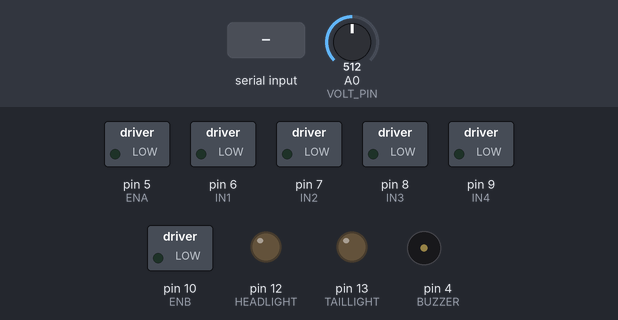
The sketch below on a simulated Arduino Uno, built with avr-gcc and run on an emulated ATmega328P. Parts: switched loads named in the sketch (green lamp = pin HIGH), output pins drawn as LEDs (lit = HIGH), buzzer (waves = sounding, pin HIGH). Inputs (shaded band) come from the test bench; at power-on: A0 (VOLT_PIN) = 512.

Above: at 1.2 s.
1.3 s: "H" received over the second serial link
At 1.8 s:
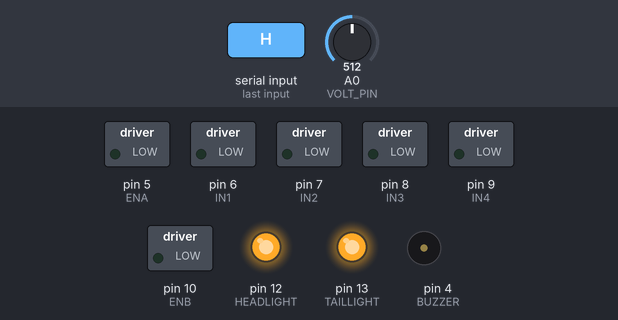
2.8 s: "Z" received over the second serial link
At 2.9 s:
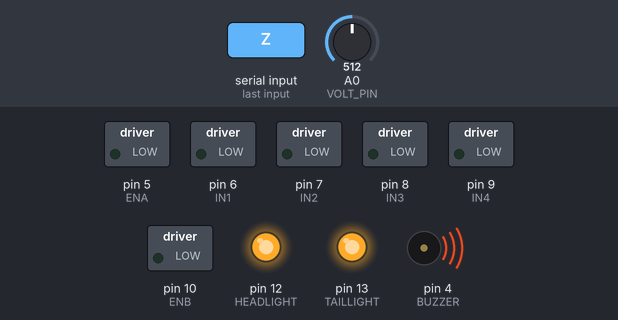
4.5 s: "90,45\n" received over the second serial link
At 5.5 s:
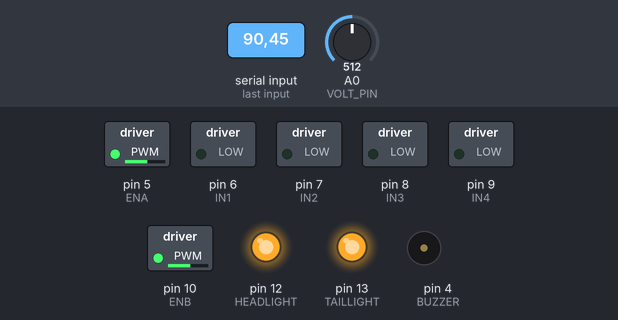
6.0 s: "h" received over the second serial link
At 6.6 s:
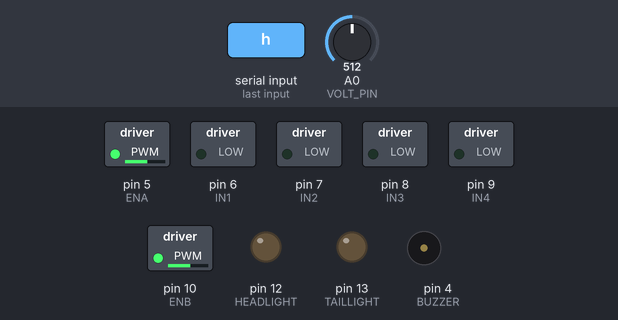
7.5 s: "30,150\n" received over the second serial link
At 7.8 s:
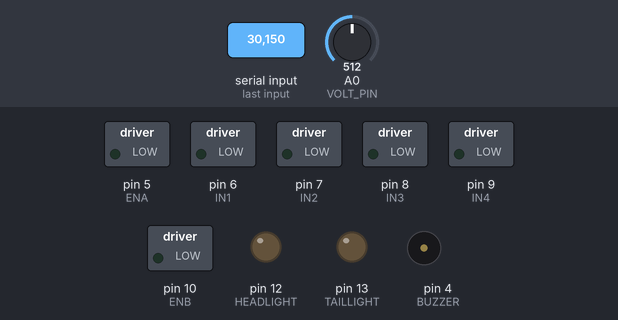
9.0 s: "90\n" received over the second serial link
Timing chart, 0 to 11.5 s (numbered marks = the images above; inputs shaded):
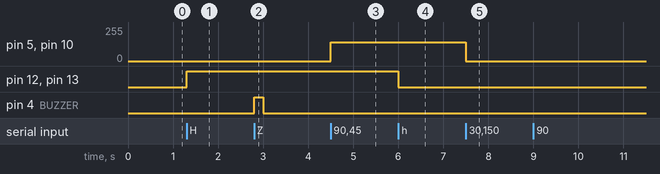

Measured:
- after the input at 1.3 s, pin 12 (HEADLIGHT), pin 13 (TAILLIGHT): LOW → HIGH at once
- after the input at 2.8 s, pin 4 (BUZZER): LOW → HIGH at once, → LOW 0.20 s later
- after the input at 4.5 s, pin 5 (ENA), pin 10 (ENB): 0/255 → 141/255 at once
- after the input at 6.0 s, pin 12 (HEADLIGHT), pin 13 (TAILLIGHT): HIGH → LOW at once
- after the input at 7.5 s, pin 5 (ENA), pin 10 (ENB): 141/255 → 0/255 at once

The sketch:

BT_RC_Car.ino
```cpp
/*
  Bluetooth Controlled RC Car
  --------------------------------------
  Components: Arduino Uno, HC-05, L298N, 4x TT Gear Motor,
              3x 18650 (11.1V), Headlight, Taillight, Buzzer,
              Voltage Sensor

  Bluetooth Commands (send from any BT terminal app):
    F = Forward        B = Backward
    L = Left            R = Right
    S = Stop
    H = Lights ON       h = Lights OFF
    Z = Buzzer horn (200ms)
    0-9 = Speed level (0=stop speed, 9=max speed)

  Wiring:
    HC-05 TX  -> Arduino D2 (SoftwareSerial RX)
    HC-05 RX  <- Arduino D3 (through 1k+2k voltage divider!)
    L298N ENA -> D5   IN1 -> D6   IN2 -> D7
    L298N IN3 -> D8   IN4 -> D9   ENB -> D10
    Headlight -> D12   Taillight -> D13   Buzzer -> D4
    Voltage Sensor OUT -> A0
    All GNDs (Arduino, L298N, HC-05, Battery) must be common.
*/

#include <SoftwareSerial.h>

SoftwareSerial BT(2, 3);  // RX, TX

// L298N pins
const int ENA = 5;
const int IN1 = 6;
const int IN2 = 7;
const int IN3 = 8;
const int IN4 = 9;
const int ENB = 10;

// Extras
const int HEADLIGHT = 12;
const int TAILLIGHT = 13;
const int BUZZER    = 4;
const int VOLT_PIN  = A0;

// Voltage sensor divider ratio (adjust to your module, common module = 5:1)
const float VOLT_RATIO = 5.0;
const float ARDUINO_VREF = 5.0;

int carSpeed = 200;          // default PWM speed (0-255)
unsigned long lastVoltSend = 0;
const unsigned long VOLT_INTERVAL = 3000; // send voltage every 3s

void setup() {
  Serial.begin(9600);
  BT.begin(9600);

  pinMode(ENA, OUTPUT);
  pinMode(IN1, OUTPUT);
  pinMode(IN2, OUTPUT);
  pinMode(IN3, OUTPUT);
  pinMode(IN4, OUTPUT);
  pinMode(ENB, OUTPUT);

  pinMode(HEADLIGHT, OUTPUT);
  pinMode(TAILLIGHT, OUTPUT);
  pinMode(BUZZER, OUTPUT);

  stopCar();
  digitalWrite(HEADLIGHT, LOW);
  digitalWrite(TAILLIGHT, LOW);
  digitalWrite(BUZZER, LOW);

  BT.println("RC Car Ready");
}

void loop() {
  if (BT.available()) {
    char cmd = BT.read();
    handleCommand(cmd);
  }

  // periodically report battery voltage over Bluetooth
  if (millis() - lastVoltSend > VOLT_INTERVAL) {
    lastVoltSend = millis();
    sendVoltage();
  }
}

void handleCommand(char cmd) {
  switch (cmd) {
    case 'F': moveForward();  break;
    case 'B': moveBackward(); break;
    case 'L': turnLeft();     break;
    case 'R': turnRight();    break;
    case 'S': stopCar();      break;

    case 'H': digitalWrite(HEADLIGHT, HIGH); digitalWrite(TAILLIGHT, HIGH); break;
    case 'h': digitalWrite(HEADLIGHT, LOW);  digitalWrite(TAILLIGHT, LOW);  break;

    case 'Z': honk(); break;

    default:
      if (cmd >= '0' && cmd <= '9') {
        carSpeed = map(cmd - '0', 0, 9, 0, 255);
        analogWrite(ENA, carSpeed);
        analogWrite(ENB, carSpeed);
      }
      break;
  }
}

void moveForward() {
  digitalWrite(IN1, HIGH); digitalWrite(IN2, LOW);
  digitalWrite(IN3, HIGH); digitalWrite(IN4, LOW);
  analogWrite(ENA, carSpeed);
  analogWrite(ENB, carSpeed);
}

void moveBackward() {
  digitalWrite(IN1, LOW); digitalWrite(IN2, HIGH);
  digitalWrite(IN3, LOW); digitalWrite(IN4, HIGH);
  analogWrite(ENA, carSpeed);
  analogWrite(ENB, carSpeed);
}

void turnLeft() {
  digitalWrite(IN1, LOW); digitalWrite(IN2, HIGH);
  digitalWrite(IN3, HIGH); digitalWrite(IN4, LOW);
  analogWrite(ENA, carSpeed);
  analogWrite(ENB, carSpeed);
}

void turnRight() {
  digitalWrite(IN1, HIGH); digitalWrite(IN2, LOW);
  digitalWrite(IN3, LOW); digitalWrite(IN4, HIGH);
  analogWrite(ENA, carSpeed);
  analogWrite(ENB, carSpeed);
}

void stopCar() {
  digitalWrite(IN1, LOW); digitalWrite(IN2, LOW);
  digitalWrite(IN3, LOW); digitalWrite(IN4, LOW);
  analogWrite(ENA, 0);
  analogWrite(ENB, 0);
}

void honk() {
  digitalWrite(BUZZER, HIGH);
  delay(200);
  digitalWrite(BUZZER, LOW);
}

void sendVoltage() {
  int raw = analogRead(VOLT_PIN);
  float vOut = (raw / 1023.0) * ARDUINO_VREF;
  float vBattery = vOut * VOLT_RATIO;
  BT.print("Battery: ");
  BT.print(vBattery, 2);
  BT.println("V");
}
```
